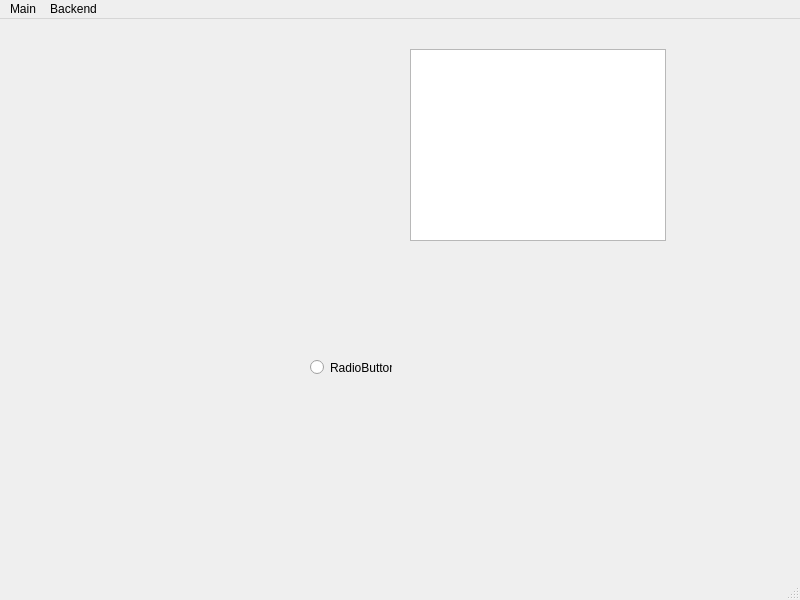
<?xml version="1.0" encoding="UTF-8"?>
<ui version="4.0">
 <class>MainWindow</class>
 <widget class="QMainWindow" name="MainWindow">
  <property name="geometry">
   <rect>
    <x>0</x>
    <y>0</y>
    <width>800</width>
    <height>600</height>
   </rect>
  </property>
  <property name="windowTitle">
   <string>MainWindow</string>
  </property>
  <widget class="QWidget" name="centralwidget">
   <widget class="QGraphicsView" name="graphicsView">
    <property name="geometry">
     <rect>
      <x>410</x>
      <y>30</y>
      <width>256</width>
      <height>192</height>
     </rect>
    </property>
   </widget>
   <widget class="QRadioButton" name="radioButton">
    <property name="geometry">
     <rect>
      <x>310</x>
      <y>340</y>
      <width>82</width>
      <height>17</height>
     </rect>
    </property>
    <property name="text">
     <string>RadioButton</string>
    </property>
   </widget>
  </widget>
  <widget class="QMenuBar" name="menubar">
   <property name="geometry">
    <rect>
     <x>0</x>
     <y>0</y>
     <width>800</width>
     <height>21</height>
    </rect>
   </property>
   <widget class="QMenu" name="menuMain">
    <property name="title">
     <string>Main</string>
    </property>
   </widget>
   <widget class="QMenu" name="menuBackend">
    <property name="title">
     <string>Backend</string>
    </property>
   </widget>
   <addaction name="menuMain"/>
   <addaction name="menuBackend"/>
  </widget>
  <widget class="QStatusBar" name="statusbar"/>
 </widget>
 <resources/>
 <connections/>
</ui>
